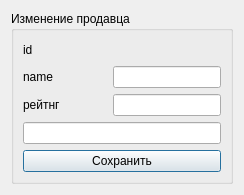
<?xml version="1.0" encoding="UTF-8"?>
<ui version="4.0">
 <class>Dialog</class>
 <widget class="QDialog" name="Dialog">
  <property name="geometry">
   <rect>
    <x>0</x>
    <y>0</y>
    <width>244</width>
    <height>192</height>
   </rect>
  </property>
  <property name="windowTitle">
   <string>Dialog</string>
  </property>
  <layout class="QVBoxLayout" name="verticalLayout">
   <item>
    <widget class="QGroupBox" name="groupBox">
     <property name="title">
      <string>Изменение продавца</string>
     </property>
     <layout class="QVBoxLayout" name="verticalLayout_2">
      <item>
       <layout class="QHBoxLayout" name="horizontalLayout">
        <item>
         <widget class="QLabel" name="label_id">
          <property name="text">
           <string>id</string>
          </property>
         </widget>
        </item>
        <item>
         <widget class="QLabel" name="label_id_2">
          <property name="text">
           <string/>
          </property>
         </widget>
        </item>
        <item>
         <spacer name="horizontalSpacer_4">
          <property name="orientation">
           <enum>Qt::Horizontal</enum>
          </property>
          <property name="sizeHint" stdset="0">
           <size>
            <width>40</width>
            <height>20</height>
           </size>
          </property>
         </spacer>
        </item>
       </layout>
      </item>
      <item>
       <layout class="QHBoxLayout" name="horizontalLayout_2">
        <item>
         <widget class="QLabel" name="label_name">
          <property name="text">
           <string>name</string>
          </property>
         </widget>
        </item>
        <item>
         <spacer name="horizontalSpacer_3">
          <property name="orientation">
           <enum>Qt::Horizontal</enum>
          </property>
          <property name="sizeHint" stdset="0">
           <size>
            <width>40</width>
            <height>20</height>
           </size>
          </property>
         </spacer>
        </item>
        <item>
         <widget class="QLineEdit" name="lineEdit_name"/>
        </item>
       </layout>
      </item>
      <item>
       <layout class="QHBoxLayout" name="horizontalLayout_3">
        <item>
         <widget class="QLabel" name="label_city">
          <property name="text">
           <string>рейтнг</string>
          </property>
         </widget>
        </item>
        <item>
         <spacer name="horizontalSpacer_2">
          <property name="orientation">
           <enum>Qt::Horizontal</enum>
          </property>
          <property name="sizeHint" stdset="0">
           <size>
            <width>40</width>
            <height>20</height>
           </size>
          </property>
         </spacer>
        </item>
        <item>
         <widget class="QLineEdit" name="lineEdit_city"/>
        </item>
       </layout>
      </item>
      <item>
       <layout class="QHBoxLayout" name="horizontalLayout_4"/>
      </item>
      <item>
       <widget class="QLineEdit" name="lineEdit"/>
      </item>
      <item>
       <widget class="QPushButton" name="pushButton">
        <property name="text">
         <string>Сохранить</string>
        </property>
       </widget>
      </item>
      <item>
       <spacer name="verticalSpacer">
        <property name="orientation">
         <enum>Qt::Vertical</enum>
        </property>
        <property name="sizeHint" stdset="0">
         <size>
          <width>20</width>
          <height>40</height>
         </size>
        </property>
       </spacer>
      </item>
     </layout>
    </widget>
   </item>
  </layout>
 </widget>
 <resources/>
 <connections/>
</ui>
